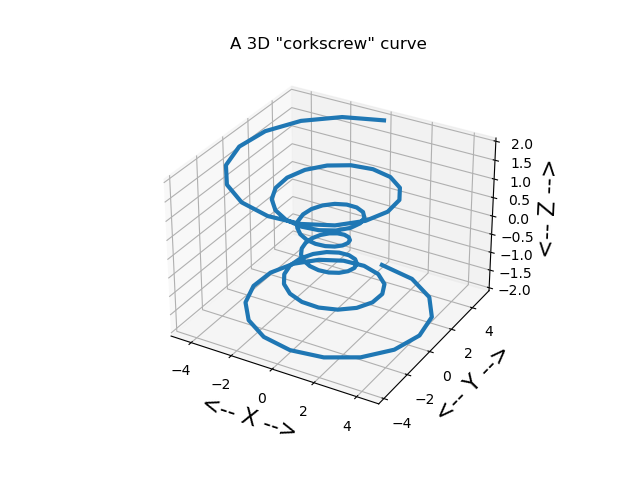

This chart was generated by the following Python code:
#! /usr/bin/env python3
#
def corkscrew_plot3d ( ):

#*****************************************************************************80
#
## corkscrew_plot3d() makes a plot of a 3D curve that looks like a corkscrew.
#
#  Licensing:
#
#    This code is distributed under the MIT license.
#
#  Modified:
#
#    26 April 2018
#
#  Author:
#
#    John Burkardt
#
  from mpl_toolkits.mplot3d import Axes3D
  import matplotlib
  import matplotlib.pyplot as plt
  import numpy as np
  import platform

  print ( '' )
  print ( 'corkscrew_plot3d():' )
  print ( '  python version:     ' + platform.python_version ( ) )
  print ( '  numpy version:      ' + np.version.version )
  print ( '  matplotlib version: ' + matplotlib.__version__ )
  print ( '  Display a curve defined by points on a 3D curve.' )
#
#  Define N points (X,Y,Z) along a curve.
#
  n = 101
  z = np.linspace ( -2.0, 2.0, n );
  r = z ** 2 + 1.0
  theta = np.linspace ( - 6.0 * np.pi, + 6.0 * np.pi, n )
  x = r * np.sin ( theta )
  y = r * np.cos ( theta )
#
#  Save the data to a file.
#
  filename = 'corkscrew_data.txt'
  output = open ( filename, 'w' )

  for i in range ( 0, n ):
    s = '  %g  %g  %g\n' % ( x[i], y[i], z[i] )
    output.write ( s )

  output.close ( )

  print ( '' )
  print ( '  Data saved as "' + filename + '"' )
#
#  Plot the data.
#
  fig = plt.figure ( )
  ax = fig.add_subplot ( 111, projection = '3d' )
  ax.plot ( x, y, z, linewidth = 3 )
  ax.grid ( True )
  ax.set_xlabel ( '<-- X -->', fontsize = 16 )
  ax.set_ylabel ( '<-- Y -->', fontsize = 16 )
  ax.set_zlabel ( '<-- Z -->', fontsize = 16 )
  ax.set_title ( 'A 3D "corkscrew" curve' )
  
  filename = 'corkscrew_plot3d.png'
  plt.savefig ( filename )
  print ( '' )
  print ( '  Graphics saved as "' + filename + '"' )
  plt.show ( block = False )
  plt.close ( )
#
#  Terminate.
#
  print ( '' )
  print ( 'corkscrew_plot3d():' )
  print ( '  Normal end of execution.' )
  return

def timestamp ( ):

#*****************************************************************************80
#
## timestamp() prints the date as a timestamp.
#
#  Licensing:
#
#    This code is distributed under the MIT license. 
#
#  Modified:
#
#    06 April 2013
#
#  Author:
#
#    John Burkardt
#
  import time

  t = time.time ( )
  print ( time.ctime ( t ) )

  return

if ( __name__ == '__main__' ):
  timestamp ( )
  corkscrew_plot3d ( )
  timestamp ( )
 
